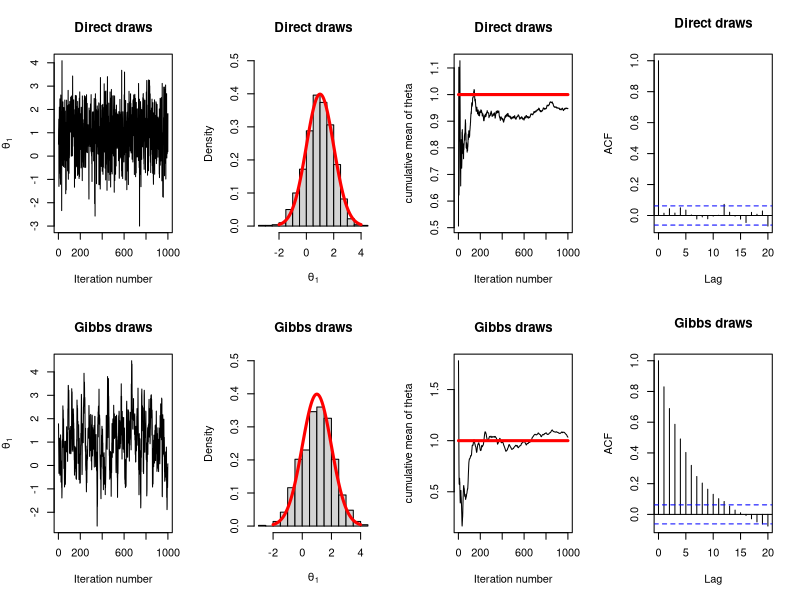
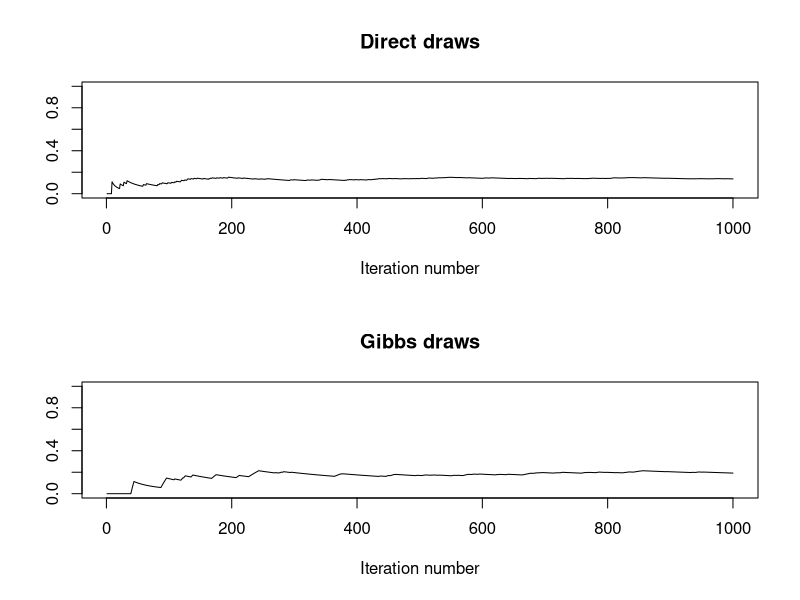
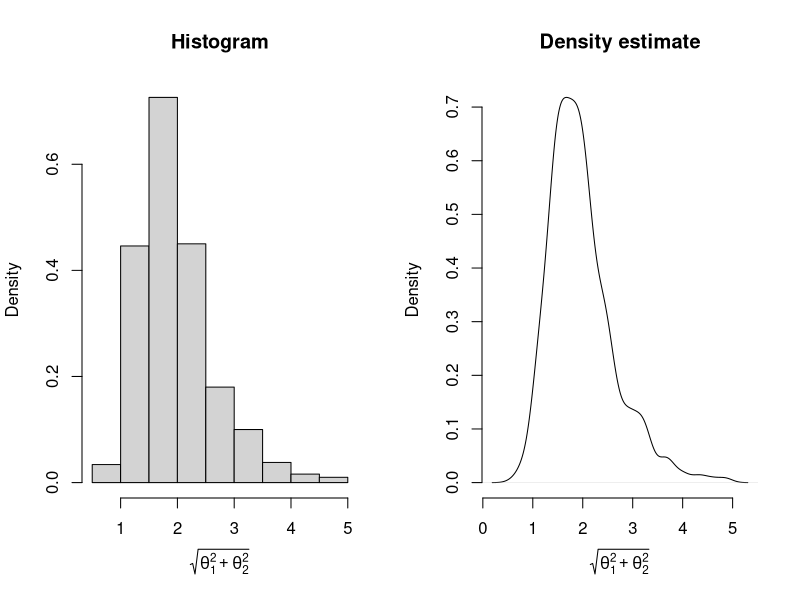

Write the R code that produced these figures, in order.
# Script to illustrate that direct iid sampling is much more efficient than Gibbs sampling
# Bivariate normal target
# Author: Mattias Villani. IDA, Linköping University. http://mattiasvillani.com

# Setup 
mu1 <- 1
mu2 <- -1
rho <- 0.9
mu <- c(mu1,mu2)
Sigma = matrix(c(1,rho,rho,1),2,2)
nDraws <- 1000 # Number of draws

library(MASS) # To access the mvrnorm() function

# Direct sampling from bivariate normal distribution
directDraws <- mvrnorm(nDraws, mu, Sigma)


# Gibbs sampling
gibbsDraws <- matrix(0,nDraws,2)
theta2 <- 0
for (i in 1:nDraws){
  
  # Update theta1 given theta2
  theta1 <- rnorm(1, mean = mu1 + rho*(theta2-mu2), sd = sqrt(1-rho^2))
  gibbsDraws[i,1] <- theta1
  
  # Update theta2 given theta1
  theta2 <- rnorm(1, mean = mu2 + rho*(theta1-mu1), sd = sqrt(1-rho^2))
  gibbsDraws[i,2] <- theta2
  
}

# Plotting the results to compare the two sampling methods
par(mfrow=c(2,4))
plot(directDraws[,1], type="l", main='Direct draws', xlab='Iteration number', ylab=expression(theta[1]))
hist(directDraws[,1], freq = FALSE, main='Direct draws', ylim = c(0,0.5), xlab=expression(theta[1]))
lines(seq(-2,4,by=0.01),dnorm(seq(-2,4,by=0.01), mean = 1), col = "red", lwd = 3)
plot(cumsum(directDraws[,1])/seq(1,nDraws),type="l", main='Direct draws', xlab='Iteration number', ylab='cumulative mean of theta')
lines(seq(1,nDraws),1*matrix(1,1,nDraws),col="red",lwd=3)
acf(directDraws[,1], main='Direct draws', lag.max = 20)

plot(gibbsDraws[,1], type="l", main='Gibbs draws', xlab='Iteration number', ylab=expression(theta[1]))
hist(gibbsDraws[,1], freq = FALSE, main='Gibbs draws', ylim = c(0,0.5), xlab=expression(theta[1]))
lines(seq(-2,4,by=0.01),dnorm(seq(-2,4,by=0.01), mean = 1), col = "red", lwd = 3)
plot(cumsum(gibbsDraws[,1])/seq(1,nDraws),type="l", main='Gibbs draws', xlab='Iteration number', ylab='cumulative mean of theta')
lines(seq(1,nDraws),1*matrix(1,1,nDraws),col="red",lwd=3)
acf(gibbsDraws[,1], main='Gibbs draws', lag.max = 20)

# Plotting the cumulative path of estimates of Pr(theta1>0, theta2>0)
par(mfrow=c(2,1))
plot(cumsum(directDraws[,1]>0 & directDraws[,2]>0)/seq(1,nDraws),type="l", main='Direct draws', xlab='Iteration number', ylab='', ylim = c(0,1))
plot(cumsum(gibbsDraws[,1]>0 & gibbsDraws[,2]>0)/seq(1,nDraws),type="l", main='Gibbs draws', xlab='Iteration number', ylab='', ylim = c(0,1))

# Estimating the expected length of the vector (theta1,theta2)
par(mfrow=c(1,2))
lengthVect <- sqrt(gibbsDraws[,1]^2 + gibbsDraws[,2]^2)
hist(lengthVect,xlab=expression(sqrt(theta[1]^2 + theta[2]^2)), freq = FALSE, ylab ='Density', main = 'Histogram')
plot(density(lengthVect),xlab=expression(sqrt(theta[1]^2 + theta[2]^2)), ylab ='Density', main = 'Density estimate',bty='n')

